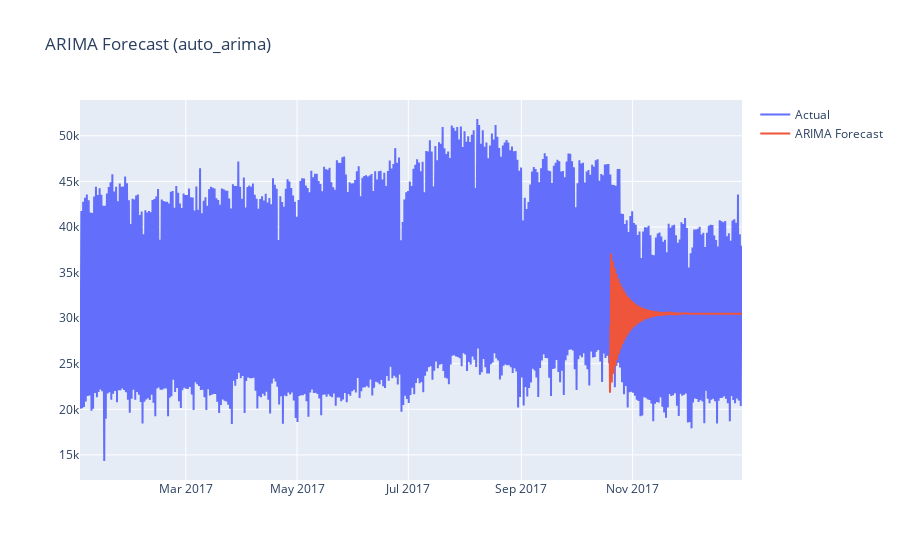

Write notebook code for a chart like this one.
### Code cell
# n_periods=int(0.2*len(feat))
# arima_forecast=arima_model.predict(n_periods=n_periods)
# idx=feat.index[-n_periods:]
# fig=go.Figure()
# fig.add_trace(go.Scatter(x=feat.index,y=feat['y'],name='Actual'))
# fig.add_trace(go.Scatter(x=idx,y=arima_forecast,name='ARIMA Forecast'))
# fig.update_layout(title='ARIMA Forecast (auto_arima)')
# fig.show()

### Figure 1 — Plotly figure (JSON) as saved in the notebook; plotly's stock layout.template omitted (floating-point values rounded to 4 significant figures; data arrays with more than 128 entries replaced by an {"elided": "..."} marker saying what was removed)
{"data": [{"name": "Actual", "type": "scatter", "x": {"elided": "8712 str values"}, "y": {"elided": "8712 float values"}}, {"name": "ARIMA Forecast", "type": "scatter", "x": {"elided": "1742 str values"}, "y": {"elided": "1742 float values"}}], "layout": {"title": {"text": "ARIMA Forecast (auto_arima)"}}}
